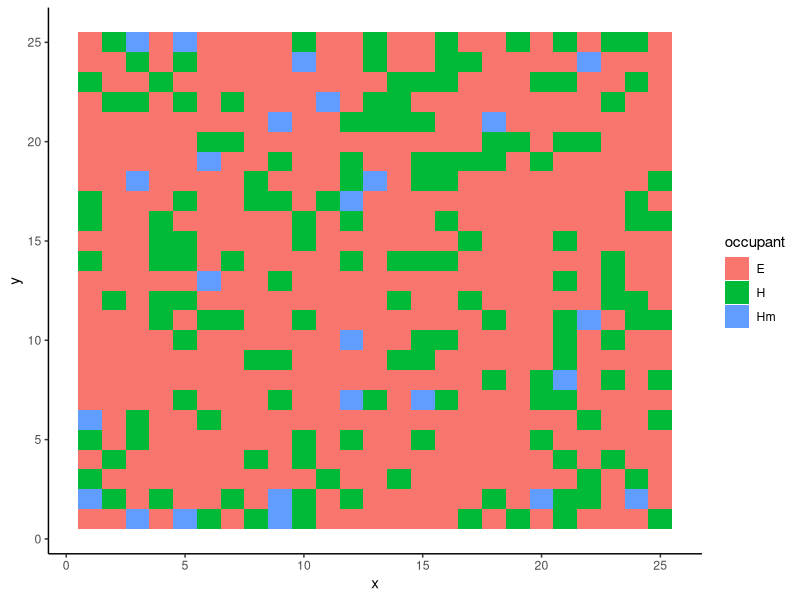
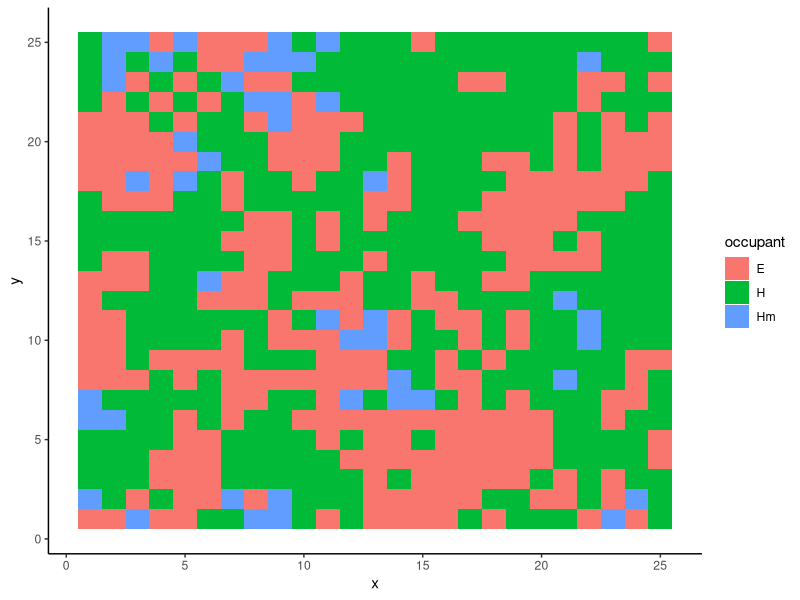
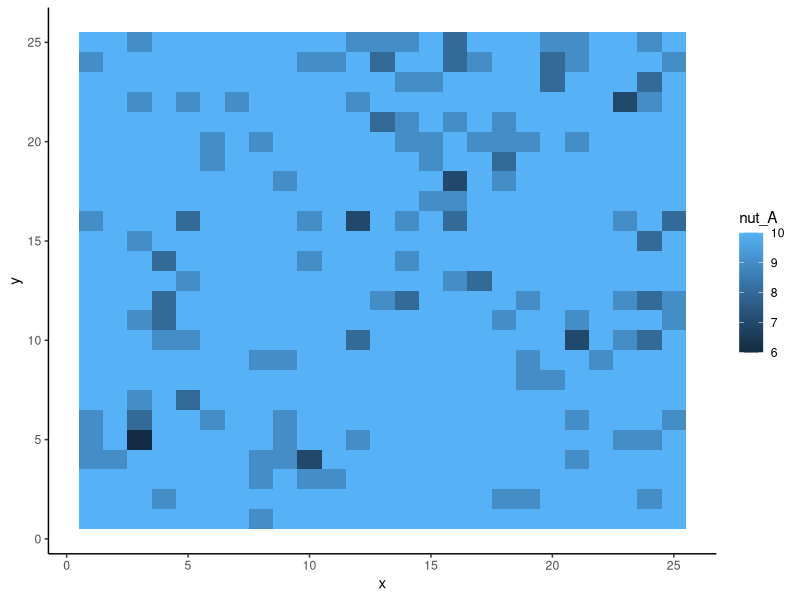
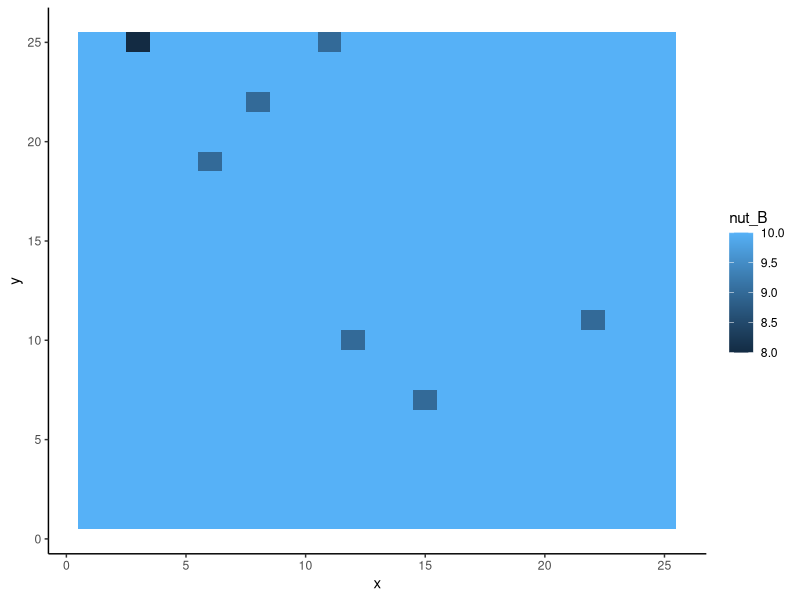

Generate these figures, in order, with R:
library(tidyverse)

world_size <- 25
nutA_0 <- 10
nutB_0 <- 10
nutA_prod <- nutB_prod <- 0.1
nutA_K <- nutB_K <- 10
host_occupancy <- 0.3
prop_microbe <- 0.1
D_H <- D_Hm <- 0.01
R_H <- R_Hm <- 0.1
n_gens <- 100

set.seed(1291)
W_0 <- expand_grid(x = 1:world_size,
            y = 1:world_size,
            nut_A = nutA_0,
            nut_B = nutB_0) %>%
  mutate(occupant = sample(x = c("H", "Hm", "E"),
                           size = world_size ^ 2,
                           replace = TRUE,
                           prob = c(host_occupancy * (1 - prop_microbe),
                                    host_occupancy * prop_microbe,
                                    1 - host_occupancy)))
# W_0 %>%
#   ggplot(aes(x = x, y = y)) +
#   geom_tile(aes(fill = occupant)) +
#   theme_classic()

# W_prev <- W_0
# source_id <- 0

W_curr <- W_0
Res <- W_curr %>%
  mutate(gen = 0)
for(gen in 1:10){
  # 1. Deaths
  ii_H <- W_curr$occupant == "H"
  ii_D <- ( runif(n = sum(ii_H), min = 0, max = 1) < D_H ) | ( W_curr$nut_A[ii_H] < 1 )
  W_curr$occupant[ which(ii_H)[which(ii_D)] ] <- "E"
  
  ii_H <- W_curr$occupant == "Hm"
  ii_D <- ( runif(n = sum(ii_H), min = 0, max = 1) < D_Hm ) | ( W_curr$nut_A[ii_H] + W_curr$nut_B[ii_H] < 1 )
  W_curr$occupant[ which(ii_H)[which(ii_D)] ] <- "E"
  
  # 2. Reproduce
  ii_H <- W_curr$occupant == "H" & W_curr$nut_A > 0
  ii_R <- runif(n = sum(ii_H), min = 0, max = 1) < R_H
  
  To_reproduce <- W_curr[ which(ii_H)[which(ii_R)], ]
  # Maybe I can randomize the order of reproductions to ensure
  # no bias in the position
  for(i in 1:nrow(To_reproduce)){
    neighbors <- expand_grid(xn = (To_reproduce$x[i]-1):(To_reproduce$x[i]+1),
                             yn = (To_reproduce$y[i]-1):(To_reproduce$y[i]+1)) %>%
      filter(xn > 0) %>%
      filter(yn > 0) %>%
      filter(xn <= world_size) %>%
      filter(yn <= world_size) %>%
      filter(!(xn == To_reproduce$x[i] & yn == To_reproduce$y[i])) %>%
      left_join(W_curr, by = join_by(xn == x, yn == y))
    
    ii_E <- neighbors$occupant == "E"
    if(sum(ii_E) == 0){
      next
    }else{
      ii_new <- sample(x = which(ii_E), size = 1)
      
      W_curr$occupant[ W_curr$x == neighbors$xn[ii_new] & W_curr$y == neighbors$yn[ii_new] ] <- "H"
      ii_nut <- W_curr$x == To_reproduce$x[i] & W_curr$y == To_reproduce$y[i]
      W_curr$nut_A[ ii_nut ] <- W_curr$nut_A[ ii_nut ] - 1
      
    }
  }
  
  
  ii_H <- W_curr$occupant == "Hm" & (W_curr$nut_A > 0 | W_curr$nut_B > 0) 
  ii_R <- runif(n = sum(ii_H), min = 0, max = 1) < R_Hm
  
  To_reproduce <- W_curr[ which(ii_H)[which(ii_R)], ]
  # Maybe I can randomize the order of reproductions to ensure
  # no bias in the position
  for(i in 1:nrow(To_reproduce)){
    neighbors <- expand_grid(xn = (To_reproduce$x[i]-1):(To_reproduce$x[i]+1),
                             yn = (To_reproduce$y[i]-1):(To_reproduce$y[i]+1)) %>%
      filter(xn > 0) %>%
      filter(yn > 0) %>%
      filter(xn <= world_size) %>%
      filter(yn <= world_size) %>%
      filter(!(xn == To_reproduce$x[i] & yn == To_reproduce$y[i])) %>%
      left_join(W_curr, by = join_by(xn == x, yn == y))
    
    ii_E <- neighbors$occupant == "E"
    if(sum(ii_E) == 0){
      next
    }else{
      ii_new <- sample(x = which(ii_E), size = 1)
      
      W_curr$occupant[ W_curr$x == neighbors$xn[ii_new] & W_curr$y == neighbors$yn[ii_new] ] <- "Hm"
      ii_nut <- W_curr$x == To_reproduce$x[i] & W_curr$y == To_reproduce$y[i]
      nut_A_curr <- W_curr$nut_A[ ii_nut ]
      nut_B_curr <- W_curr$nut_B[ ii_nut ]
      nut_consume <- sample(c("A", "B"), size = 1, prob = c(nut_A_curr, nut_B_curr))
      if(nut_consume == "A"){
        W_curr$nut_A[ ii_nut ] <- nut_A_curr - 1
      }else if(nut_consume == "B"){
        W_curr$nut_B[ ii_nut ] <- nut_B_curr - 1
      }else{
        stop("ERROR: nut_consume", call. = TRUE)
      }
    }
  }
  
  
  # 3. Transmit
  
  # 4. Replenish nutrient
  ii_nut <- runif(n = world_size ^ 2, min = 0, max = 1) < nutA_prod & W_curr$nut_A < nutA_K
  W_curr$nut_A[ ii_nut ] <- W_curr$nut_A[ ii_nut ] + 1
  
  ii_nut <- runif(n = world_size ^ 2, min = 0, max = 1) < nutB_prod & W_curr$nut_B < nutB_K
  W_curr$nut_B[ ii_nut ] <- W_curr$nut_B[ ii_nut ] + 1
  
  Res <- Res %>%
    bind_rows(W_curr %>%
                mutate(gen = gen))
}




library(gganimate)
a1 <- Res %>%
  ggplot(aes(x = x, y = y)) +
  geom_tile(aes(fill = occupant)) +
  theme_classic() +
  transition_manual(gen) +
  labs(title = "Generation: {current_frame}")
anim_save("sim.gif", a1, fps = 5, nframes = max(Res$gen))


Res %>%
  filter(gen == 0) %>%
  ggplot(aes(x = x, y = y)) +
  geom_tile(aes(fill = occupant)) +
  theme_classic()

Res %>%
  filter(gen == 10) %>%
  ggplot(aes(x = x, y = y)) +
  geom_tile(aes(fill = occupant)) +
  theme_classic()



Res %>%
  filter(gen == 10) %>%
  ggplot(aes(x = x, y = y)) +
  geom_tile(aes(fill = nut_A)) +
  theme_classic()

Res %>%
  filter(gen == 10) %>%
  ggplot(aes(x = x, y = y)) +
  geom_tile(aes(fill = nut_B)) +
  theme_classic()

# 
# 
# W_temp <- W_curr %>%
#   pmap_dfr(function(x, y, nut_A, nut_B, occupant, World, world_size = 100){
#     neighbors <- expand_grid(xn = (x-1):(x+1),
#                              yn = (y-1):(y+1)) %>%
#       filter(xn > 0) %>%
#       filter(yn > 0) %>%
#       filter(xn <= world_size) %>%
#       filter(yn <= world_size) %>%
#       filter(!(xn == x & yn == y)) %>%
#       left_join(World, by = join_by(xn == x, yn == y)) %>%
#       mutate(x = x, y = y)
#     
#     to_grow <- NULL
#     
#     if(occupant == "H"){
#       if(nut_A == 0){
#         # Die if no nutrient
#         occupant <- "E"
#       }else if(nut_A > 0){
#         # If nutrient
#         prob <- runif(n = 1, min = 0, max = 1)
#         if(prob < D_H){
#           # Die with D_H prob
#           occupant <- "E"
#         }else if(prob < D_H + R_H){
#           # Use nutrient to grow if empty space
#           ii_E <- which(neighbors$occupant == "E")
#           to_grow <- neighbors[sample(ii_E, size = 1),]
#         }
#       }else{
#         stop("ERROR: nutA", call. = TRUE)
#       }
#     }else if(occupant == "Hm"){
#       if(nut_A == 0 && nut_B == 0){
#         # Die if no nutrient
#         occupant <- "E"
#       }else{
#         # If nutrient
#         prob <- runif(n = 1, min = 0, max = 1)
#         if(prob < D_Hm){
#           # Die with prob D_Hm
#           occupant <- "E"
#         }else if(prob < D_Hm + R_Hm){
#           # Use nutrient to grow if empty space
#           ii_E <- which(neighbors$occupant == "E")
#           to_grow <- neighbors[sample(ii_E, size = 1),]
#         }
#       }
#     }
#     
#     tibble(x = x,
#            y = y,
#            nut_A = nut_A,
#            nut_B = nut_B,
#            occupant = occupant,
#            xn = NA,
#            yn = NA) %>%
#       bind_rows(to_grow)
# 
#   },World = W_curr, world_size = world_size)
# 
# 
# 
# 
# 
# 
# 
# 
# 
# 
# 


# for(i in 1:nrow(W_curr)){
#   prob_i <- runif(n = 1, min = 0, max = 1)
#   # Die if no nutrient or with prob D_H
#   if(W_curr$occupant[i] == "H"){
#     if(prob_i < D_H || W_curr$nut_A[i] == 0){
#       W_curr$occupant[i] <- "E"
#     }else{
#       # If not died, we check neighbors
#       neighbors <- expand_grid(xn = (W_prev$x[i]-1):(W_prev$x[i]+1),
#                                yn = (W_prev$y[i]-1):(W_prev$y[i]+1)) %>%
#         filter(xn > 0) %>%
#         filter(yn > 0) %>%
#         filter(xn <= world_size) %>%
#         filter(yn <= world_size) %>%
#         filter(!(xn == W_curr$x[i] & yn == W_curr$y[i])) %>%
#         left_join(W_prev, by = join_by(xn == x, yn == y)) %>%
#         mutate(xs = W_prev$x[i], ys = W_prev$y[i])
#       
#       if(prob_i < D_H + R_H && any(neighbors$occupant == "E")){
#         # If nutrient and and space, reproduce with prob_i using nut_A
#         n_ii <- sample(nrow(neighbors),size = 1, replace = FALSE, prob = 1*(neighbors$occupant == "E"))
#         new_ii <- W_curr$x == neighbors$xn[n_ii] & W_curr$y == neighbors$yn[n_ii]
#         W_curr$occupant[new_ii] <- "H"
#         W_curr$nut_A[i] <- W_curr$nut_A[i]
#       }
#     }
#   }
#   
# }
